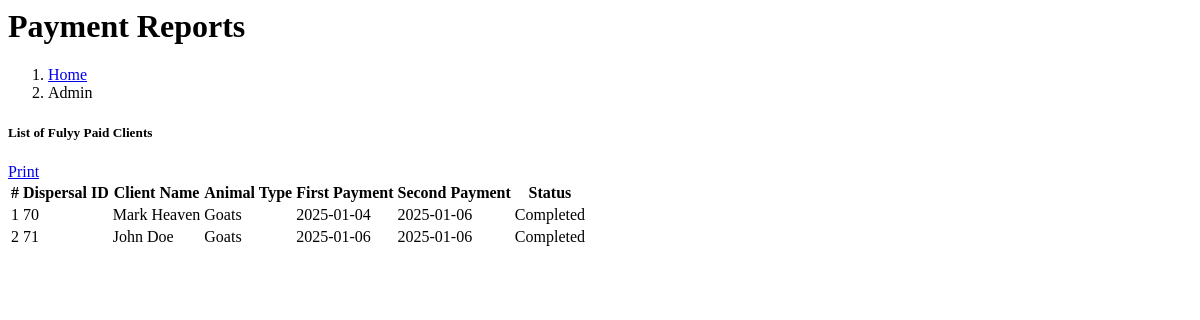
The app's page /administrator/dashboard/fullypaid/fully.php, older data.
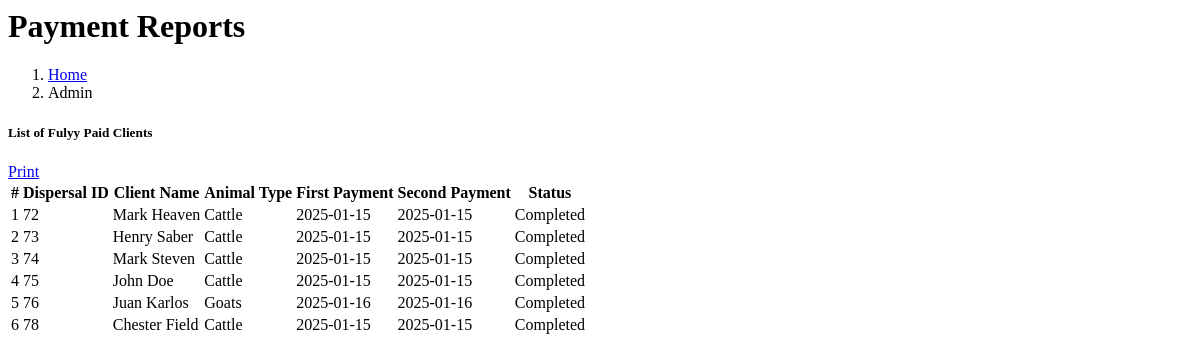
The same page, newer data.
### tables this page shows
CREATE TABLE `dispersal` (
  `DISPERSAL_ID` int(11) NOT NULL,
  `CLIENT_ID` int(11) NOT NULL,
  `1ST_PAYMENT_ID` int(11) NOT NULL DEFAULT 1 COMMENT '1= Unpaid\r\n2=Paid',
  `DATE_FIRST_PAYMENT` date DEFAULT NULL,
  `2ND_PAYMENT_ID` int(11) NOT NULL DEFAULT 1 COMMENT '1=Unpaid 2=Paid	',
  `DATE_SECOND_PAYMENT` date DEFAULT NULL,
  `PARENT_ANIMAL_ID` int(11) NOT NULL,
  `STATUS` varchar(150) NOT NULL COMMENT '1=Ongoing \r\n2=Finished ',
  `date_created` date NOT NULL
);

CREATE TABLE `category` (
  `category_id` int(11) NOT NULL,
  `category_name` varchar(50) NOT NULL DEFAULT '0',
  `status` varchar(50) NOT NULL DEFAULT '0'
);

### administrator/dashboard/fullypaid/fully.php (the view, shortened to what this page needs)
<div class="content-wrapper">
  <div class="content-header">
    <div class="container-fluid">
      <div class="row mb-1 align-items-center">
        <div class="col-sm-6">
          <h1 class="m-0 text-primary"><i class="fas fa-users"></i> Payment Reports</h1>
        </div>
        <div class="col-sm-6">
          <ol class="breadcrumb float-sm-right bg-light p-2 rounded">
            <li class="breadcrumb-item text-dark"><a href="#">Home</a></li>
            <li class="breadcrumb-item active">Admin</li>
          </ol>
        </div>
      </div>
    </div>
  </div>
  <section class="content">
    <div class="container-fluid p-3">
      <div class="row">
        <div class="col-12">
          <div class="card shadow-lg rounded">
            <div class="card-header d-flex align-items-center bg-primary text-white">
              <h5 class="mb-0"><i class="fas fa-list"></i> List of Fulyy Paid Clients</h5>
              <a href="#" class="btn btn-success ml-auto" onclick="printReport()" id="print-btn">
                <i class="fas fa-print"></i> Print
              </a>
            </div>
            <div class="card-body">
              <div class="table-responsive">
                <table id="paymentTBL" class="table table-striped table-hover table-bordered">
                  <thead class="thead-dark">
                    <tr>
                      <th>#</th>
                      <th>Dispersal ID</th>
                      <th>Client Name</th>
                      <th>Animal Type</th>
                      <th>First Payment</th>
                      <th>Second Payment</th>
                      <th>Status</th>
                    </tr>
                  </thead>
                  <tbody>
                    <?php
                     require("connection/connection.php");
                      $query = "
                        SELECT d.DISPERSAL_ID, CONCAT(c.FNAME, ' ',c.LNAME) AS 'name',cat.category_name as ANIMALTYPE,
                        case when d.1ST_PAYMENT_ID = '1' then d.DATE_FIRST_PAYMENT ELSE '' end AS 'first_payment' ,
                         case when d.2ND_PAYMENT_ID = '1' then d.DATE_SECOND_PAYMENT ELSE '' END AS 'second_payment',
                          case when d.STATUS = 'PENDING' then 'Partial' ELSE 'Completed' END AS 'status'
                          FROM dispersal d,client c,animal a ,category cat
                        WHERE
                        d.CLIENT_ID = c.CLIENT_ID AND d.PARENT_ANIMAL_ID = a.ANIMAL_ID
                        AND a.category_id = cat.category_id
                        and d.1ST_PAYMENT_ID != '0' and d.2ND_PAYMENT_ID != '0'
                      ";
                      $result = mysqli_query($con, $query);
                      $rows = mysqli_fetch_all($result, MYSQLI_ASSOC);
                    ?>
                    <?php
                    $i = 1;
                    foreach ($rows as $pay) { ?>
                     <tr>
                        <td><?=$i; ?></td>
                        <td><?=$pay['DISPERSAL_ID'] ?></td>
                        <td><?=$pay['name'] ?></td>
                        <td><?=$pay['ANIMALTYPE'] ?></td>
                        <td><?=$pay['first_payment'] ?></td>
                        <td><?=$pay['second_payment'] ?></td>
                        <td class="<?=$pay['status'] == 'Partial' ? 'text-danger' : 'text-success'; ?>"><?=$pay['status'] ?></td>
                    </tr>
                   <?php $i++; }
                    ?>
                  </tbody>
                </table>
              </div>
            </div>
          </div>
        </div>
      </div>
    </div>
  </section>

Row changes from the older to the newer data that the page shows:
removed dispersal: DISPERSAL_ID "70", name "Mark Heaven", category.category_name "Goats", first_payment "2025-01-04", second_payment "2025-01-06", status "Completed"
removed dispersal: DISPERSAL_ID "71", name "John Doe", category.category_name "Goats", first_payment "2025-01-06", second_payment "2025-01-06", status "Completed"
added dispersal: DISPERSAL_ID "72", name "Mark Heaven", category.category_name "Cattle", first_payment "2025-01-15", second_payment "2025-01-15", status "Completed"
added dispersal: DISPERSAL_ID "73", name "Henry Saber", category.category_name "Cattle", first_payment "2025-01-15", second_payment "2025-01-15", status "Completed"
added dispersal: DISPERSAL_ID "74", name "Mark Steven", category.category_name "Cattle", first_payment "2025-01-15", second_payment "2025-01-15", status "Completed"
added dispersal: DISPERSAL_ID "75", name "John Doe", category.category_name "Cattle", first_payment "2025-01-15", second_payment "2025-01-15", status "Completed"
added dispersal: DISPERSAL_ID "76", name "Juan Karlos", category.category_name "Goats", first_payment "2025-01-16", second_payment "2025-01-16", status "Completed"
added dispersal: DISPERSAL_ID "78", name "Chester Field", category.category_name "Cattle", first_payment "2025-01-15", second_payment "2025-01-15", status "Completed"
